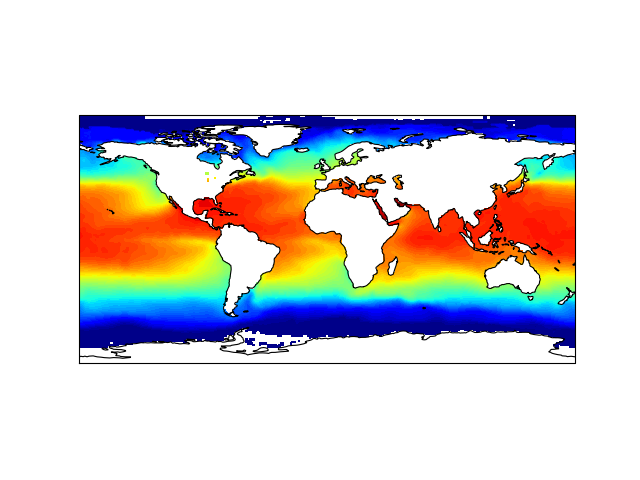

The Python source for this figure:
import os
import matplotlib.pyplot as plt
from netCDF4 import Dataset as netcdf_dataset
import numpy as np

import cartopy.crs as ccrs


# get the path of the file. It can be found in the data directory, conveniently
# at the same level as the cartopy/crs.py file.
fname = os.path.join(os.path.dirname(ccrs.__file__),
                     'data', 'netcdf', 'HadISST1_SST_update.nc'
                     )

dataset = netcdf_dataset(fname)
sst = dataset.variables['sst'][0, :, :]
lats = dataset.variables['lat'][:]
lons = dataset.variables['lon'][:]

ax = plt.axes(projection=ccrs.PlateCarree())

plt.contourf(lons, lats, sst, 60,
             transform=ccrs.PlateCarree())

ax.coastlines()

plt.show()
